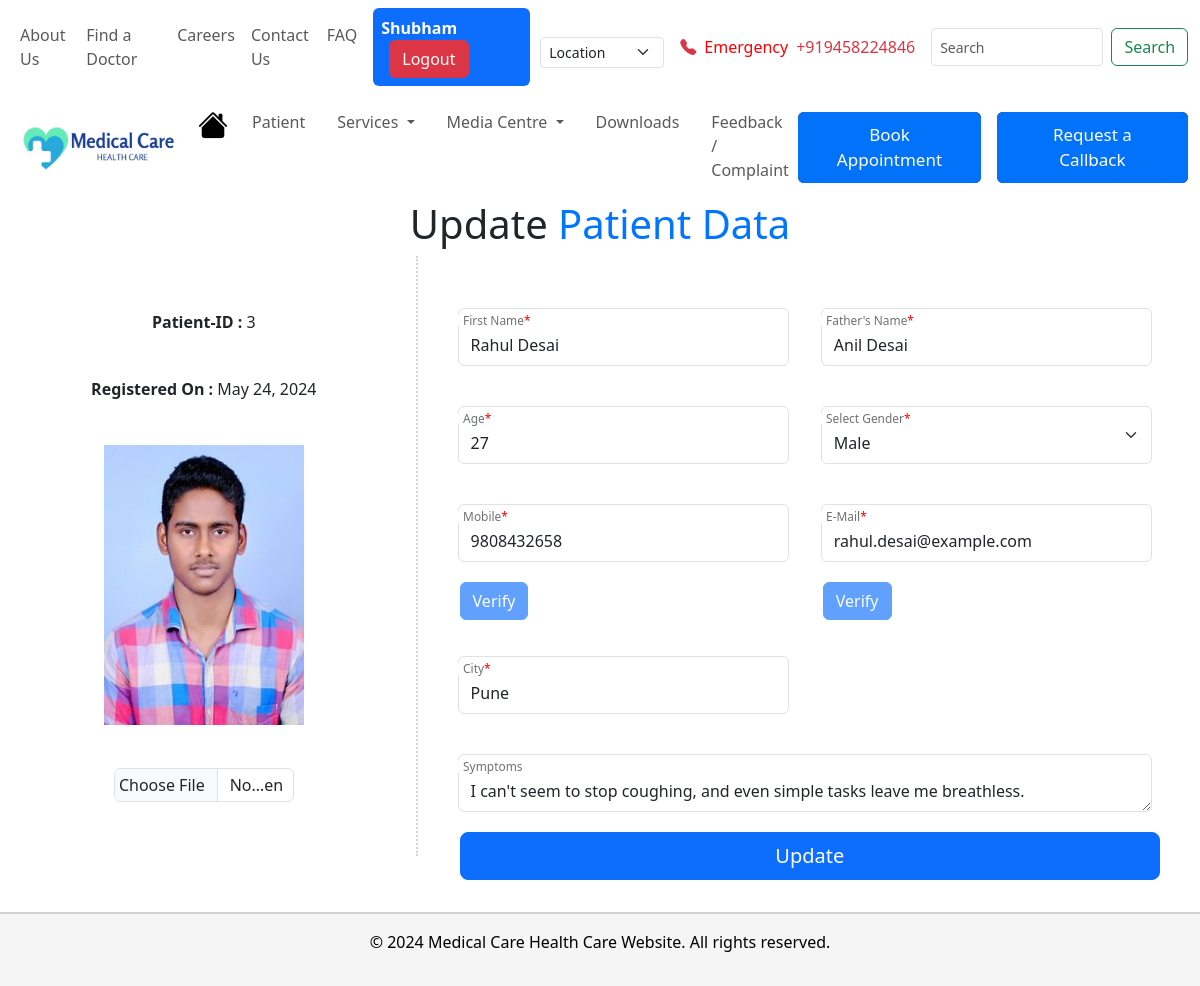
Page /patient/update/3 (signed in) on the committed database.
### Patient/models.py (models this page shows, shortened)
class Patients(models.Model):
    patient_id = models.AutoField(primary_key=True, unique=True)
    patient_full_name = models.CharField(max_length=100)
    patient_father_name = models.CharField(max_length=100)
    patient_age = models.SmallIntegerField()
    patient_gender = models.CharField(max_length=10)
    patient_mobile = models.CharField(max_length=10,unique=True)
    patient_email = models.EmailField(max_length=100,unique=True)
    patient_city = models.CharField(max_length=50)
    patient_symptoms = models.CharField(max_length=1000)
    registeration_time = models.DateField(auto_now_add=True)
    patient_image = models.ImageField(upload_to='patient_image/',null=True) # For uploaded photo

### Patient/views.py (the view, shortened to what this page needs)
# urls.py: path('update/<int:id>', views.update_patient, name='update'),
def update_patient(request,id):
    if not (request.session.get('staff_id')):
        return redirect('Patient:login')
    patient = models.Patients.objects.get(patient_id=id)
    data = {'patient':patient}
    return render(request,'Patient/update.html',context=data)

### Patient/templates/Patient/update.html (shortened to what this page needs)
<!DOCTYPE html>
{% load static %}
<html lang="en">
<head>
    <link href="https://cdn.jsdelivr.net/npm/bootstrap@5.3.3/dist/css/bootstrap.min.css" rel="stylesheet">
    <link rel="stylesheet" href="https://cdn.jsdelivr.net/npm/bootstrap-icons@1.11.3/font/bootstrap-icons.min.css">
    <link rel="stylesheet" href="{% static 'css/update.css' %}">
</head>
<body>
    {% include 'navbar.html' %}
    <h1 class="heading">Update <span>Patient Data</span></h1>
    <div class="patient-data">
        <form class="row g-3 needs-validation" action= "{% url 'Patient:update' id=patient.patient_id %}" method="POST" enctype="multipart/form-data" novalidate>
        <div class="left-side">
            <span><b>Patient-ID : </b>{{patient.patient_id}}</span>
            <span><b>Registered On : </b>{{patient.registeration_time}}</span>
            <img src="{{patient.patient_image.url}}" alt="patient-image" width="200px" height="280px">
            <input type="file" class="form-control" id="edit-photo" aria-describedby="inputGroupFileAddon04" aria-label="Upload" name="image">
        </div>
        <div class="right-side row g-3">
                <div class="col-md-6">
                    <div class="form-floating mb-3 form-control-sm">
                        <input name= "full_name" type="text" class="form-control" id="full_name" placeholder="Full Name" value="{{patient.patient_full_name}}">
                        <label for="full_name">First Name<font color="red">*</font></label>
                    </div>
                </div>
                <div class="col-md-6">
                    <div class="form-floating mb-3 form-control-sm">
                        <input name="father_name" type="text" class="form-control" id="father_name" placeholder="Father's Name" value="{{patient.patient_father_name}}">
                        <label for="father_name">Father's Name<font color="red">*</font></label>
                    </div>
                </div>
                <div class="col-md-6">
                    <div class="form-floating mb-3 form-control-sm">
                        <input name="age" type="text" class="form-control" id="age" placeholder="Age" value="{{patient.patient_age}}">
                        <label for="age">Age<font color="red">*</font></label>
                    </div>
                </div>
                <div class="col-md-6">
                    <div class="form-floating mb-3 form-control-sm">
                        <select name= "gender" class="form-select" aria-label="Default select example">
                        {% if patient.patient_gender == 'male' %}
                            <option selected value="male">Male</option>
                        {% elif patient.patient_gender == 'female' %}
                            <option>Select</option>
                            <option value="male">Male</option>
                            <option selected value="female">Female</option>
                            <option value="other">Other</option>
                        {% elif patient.patient_gender == 'other' %}
                            <option>Select</option>
                            <option value="male">Male</option>
                            <option value="female">Female</option>
                            <option selected value="other">Other</option>
                        {% endif %}
                        </select>
                        <label for="gender">Select Gender<font color="red">*</font></label>
                    </div>
                </div>
                <div class="col-md-6">
                    <div class="form-floating mb-3 form-control-sm">
                        <input name= "mobile" type="text" class="form-control" id="mobile" placeholder="Mobile" maxlength="10" minlength="10" value="{{patient.patient_mobile}}">
                        <label for="mobile">Mobile<font color="red">*</font></label>
                    </div>
                    <div class="col-sm-6">
                        <button type="submit" class="btn btn-primary mb-3" style="margin-left: 10px;" disabled>Verify</button>
                    </div>
                </div>
                <div class="col-md-6">
                    <div class="form-floating mb-3 form-control-sm">
                        <input name= "email" type="email" class="form-control" id="email" placeholder="Email" value="{{patient.patient_email}}">
                        <label for="email">E-Mail<font color="red">*</font></label>
                    </div>
                    <div class="col-sm-6">
                        <button type="submit" class="btn btn-primary mb-3" style="margin-left: 10px;" disabled>Verify</button>
                    </div>
                </div>
                <div class="col-md-6">
                    <div class="form-floating mb-3 form-control-sm">
                        <input name= "city" type="text" class="form-control" id="city" placeholder="City" value="{{patient.patient_city}}">
                        <label for="city">City<font color="red">*</font></label>
                    </div>
                </div>
                <div class="col-md-12">
                    <div class="form-floating form-control-sm">
                        <textarea name= "symptoms" class="form-control" id="symptoms">{{patient.patient_symptoms}}</textarea>
                        <label for="symptoms">Symptoms</label>
                    </div>
                </div>
                <div class="col-12 d-grid">
                    <button type="submit" class="btn btn-primary btn-lg" style="margin-left: 10px;">Update</button>
                </div>
            </div>
        </form>
    </div>
    {% include 'footer.html' %}
</body>
</html>

### Patient/static/css/update.css (style rules this page uses)
.heading { text-align: center; }
.heading>span { color: #0075ff; }
.left-side { border-right: 2px dotted lightgray; width: 35%; height: 600px; display: grid; place-items: center; padding: 2em; }
#edit-photo { width: 50%; padding: 4px; }
.right-side { width: 65%; padding: 2em; }

### static/css/footer.css (style rules this page uses)
body { min-height: 100vh; display: flex; flex-direction: column; }

### rows in the picture
Patients: patient_id "3", registeration_time "May 24, 2024", patient_image (picture), full_name "Rahul Desai", father_name "Anil Desai", age "27", gender "Male", mobile "9808432658", email "rahul.desai@example.com", city "Pune", symptoms "I can't seem to stop coughing, and even simple tasks leave me breathless."

### other values in the picture
{{ request.session.staff_name }} "Shubham"
